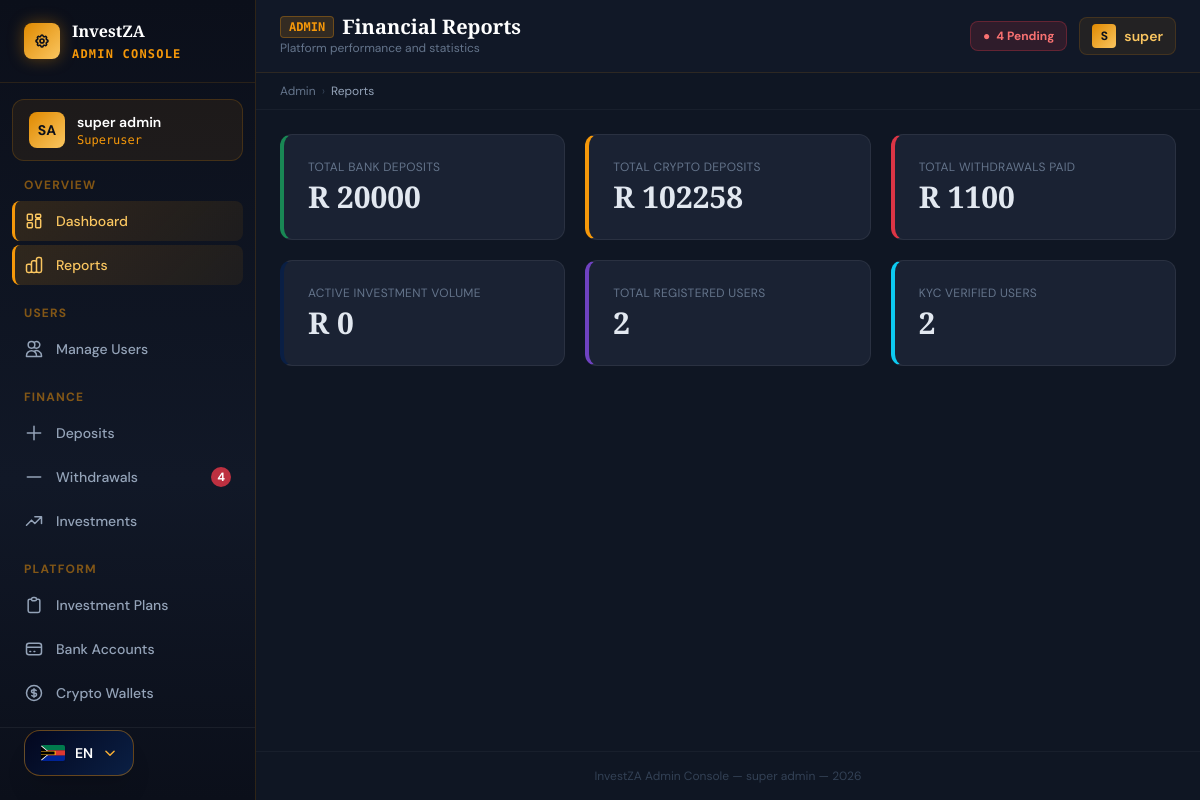
The page /admin-panel/reports/ (signed in) on the database its author committed.
### apps/accounts/models.py (models this page shows, shortened)
class PlatformSettings(models.Model):
    platform_name       = models.CharField(max_length=100, default='InvestZA')
    tagline             = models.CharField(max_length=200, default='Invest with Confidence', blank=True)
    support_email       = models.EmailField(default='support@investza.co.za')
    support_phone       = models.CharField(max_length=30, default='+27 (0) 10 000 0000')
    support_whatsapp    = models.CharField(max_length=30, blank=True, help_text='WhatsApp number (international format)')
    website_url         = models.URLField(blank=True, default='https://investza.co.za')
    fsp_number          = models.CharField(max_length=30, blank=True, help_text='FSP licence number')
    registered_address  = models.TextField(blank=True)
    currency_code       = models.CharField(max_length=5,  default='ZAR')
    currency_symbol     = models.CharField(max_length=5,  default='R')
    min_deposit         = models.DecimalField(max_digits=12, decimal_places=2, default=500.00)
    max_deposit         = models.DecimalField(max_digits=12, decimal_places=2, default=5000000.00)
    min_withdrawal      = models.DecimalField(max_digits=12, decimal_places=2, default=200.00)
    max_withdrawal      = models.DecimalField(max_digits=12, decimal_places=2, default=1000000.00)
    withdrawal_fee_pct  = models.DecimalField(max_digits=5, decimal_places=2, default=0.00,
                            help_text='Withdrawal fee as a percentage (e.g. 1.5 = 1.5%)')
    maintenance_mode    = models.BooleanField(default=False,
                            help_text='Put platform in maintenance mode — blocks all user logins')
    maintenance_message = models.TextField(blank=True,
                            default='We are performing scheduled maintenance. We will be back shortly.')
    twitter_url         = models.URLField(blank=True)
    linkedin_url        = models.URLField(blank=True)
    facebook_url        = models.URLField(blank=True)
    instagram_url       = models.URLField(blank=True)
    updated_at = models.DateTimeField(auto_now=True)
    updated_by = models.ForeignKey(
        'accounts.User', null=True, blank=True,
        on_delete=models.SET_NULL, related_name='+'
    )
    class Meta:
        verbose_name = 'Platform Settings'
        verbose_name_plural = 'Platform Settings'
    @classmethod
    def get(cls):
        obj, _ = cls.objects.get_or_create(pk=1)
        return obj

class User(AbstractUser):
    id = models.UUIDField(primary_key=True, default=uuid.uuid4, editable=False)
    email = models.EmailField(_('email address'), unique=True)
    phone_number = models.CharField(max_length=20, blank=True)
    date_of_birth = models.DateField(null=True, blank=True)
    id_number = models.CharField(max_length=20, blank=True, help_text="SA ID Number or Passport")
    profile_photo = models.ImageField(upload_to='profile_photos/', blank=True, null=True)
    is_verified = models.BooleanField(default=False, help_text="KYC verified user")
    is_active_investor = models.BooleanField(default=False)
    referral_code = models.CharField(max_length=8, unique=True, default=generate_referral_code)
    referred_by = models.ForeignKey(
        'self', null=True, blank=True,
        on_delete=models.SET_NULL,
        related_name='referrals'
    )
    created_at = models.DateTimeField(auto_now_add=True)
    last_seen = models.DateTimeField(null=True, blank=True)
    USERNAME_FIELD = 'email'
    REQUIRED_FIELDS = ['username', 'first_name', 'last_name']
    class Meta:
        verbose_name = 'User'
        verbose_name_plural = 'Users'
        ordering = ['-created_at']

### apps/administration/views.py (the view)
# urls.py: path('reports/', views.admin_reports, name='admin_reports'),
@login_required
@staff_required
def admin_reports(request):
    from apps.investments.models import Investment
    from apps.deposits.models import BankDeposit, CryptoDeposit
    from apps.withdrawals.models import Withdrawal
    stats = {
        'total_deposits_approved': BankDeposit.objects.filter(
            status='APPROVED').aggregate(total=Sum('amount'))['total'] or 0,
        'total_crypto_deposits': CryptoDeposit.objects.filter(
            status='APPROVED').aggregate(total=Sum('zar_amount'))['total'] or 0,
        'total_withdrawals_completed': Withdrawal.objects.filter(
            status='COMPLETED').aggregate(total=Sum('amount'))['total'] or 0,
        'total_invested': Investment.objects.filter(
            status='ACTIVE').aggregate(total=Sum('amount_invested'))['total'] or 0,
        'total_users':    User.objects.filter(is_staff=False).count(),
        'verified_users': User.objects.filter(is_verified=True, is_staff=False).count(),
    }
    return render(request, 'admin_panel/reports.html', {'stats': stats})

### templates/admin_panel/reports.html (shortened to what this page needs)
{% extends "base/admin_base.html" %}
{% block page_title %}Financial Reports{% endblock %}
{% block breadcrumb %}Reports{% endblock %}
{% block page_subtitle %}Platform performance and statistics{% endblock %}
{% block content %}
<div class="grid sm:grid-cols-2 lg:grid-cols-3 gap-5 fade-up fade-up-1">
  <div class="card p-6" style="border-left:4px solid #198754"><p class="text-xs mb-1 uppercase tracking-wide" style="color:#64748b;">Total Bank Deposits</p><p class="font-display font-bold text-3xl" style="color:#e2e8f0;">R {{ stats.total_deposits_approved|floatformat:0 }}</p></div>
  <div class="card p-6" style="border-left:4px solid #f5980a"><p class="text-xs mb-1 uppercase tracking-wide" style="color:#64748b;">Total Crypto Deposits</p><p class="font-display font-bold text-3xl" style="color:#e2e8f0;">R {{ stats.total_crypto_deposits|floatformat:0 }}</p></div>
  <div class="card p-6" style="border-left:4px solid #dc3545"><p class="text-xs mb-1 uppercase tracking-wide" style="color:#64748b;">Total Withdrawals Paid</p><p class="font-display font-bold text-3xl" style="color:#e2e8f0;">R {{ stats.total_withdrawals_completed|floatformat:0 }}</p></div>
  <div class="card p-6" style="border-left:4px solid #0a1f44"><p class="text-xs mb-1 uppercase tracking-wide" style="color:#64748b;">Active Investment Volume</p><p class="font-display font-bold text-3xl" style="color:#e2e8f0;">R {{ stats.total_invested|floatformat:0 }}</p></div>
  <div class="card p-6" style="border-left:4px solid #6f42c1"><p class="text-xs mb-1 uppercase tracking-wide" style="color:#64748b;">Total Registered Users</p><p class="font-display font-bold text-3xl" style="color:#e2e8f0;">{{ stats.total_users }}</p></div>
  <div class="card p-6" style="border-left:4px solid #0dcaf0"><p class="text-xs mb-1 uppercase tracking-wide" style="color:#64748b;">KYC Verified Users</p><p class="font-display font-bold text-3xl" style="color:#e2e8f0;">{{ stats.verified_users }}</p></div>
</div>
{% endblock %}

### templates/base/admin_base.html (shortened to what this page needs)
{% extends "base/base.html" %}
{% block body %}
<div class="flex min-h-screen" style="background:#0b0f1a;">
  <aside id="admin-sidebar"
         class="fixed inset-y-0 left-0 z-40 w-64 flex flex-col transition-transform duration-300 lg:translate-x-0 -translate-x-full"
         style="background: linear-gradient(180deg, #0b0f1a 0%, #111827 60%, #0b0f1a 100%); border-right: 1px solid rgba(245,152,10,0.15);">
    <div class="flex items-center gap-3 px-6 py-5" style="border-bottom:1px solid rgba(245,152,10,0.12);">
      <div class="w-9 h-9 rounded-lg flex items-center justify-center flex-shrink-0"
           style="background: linear-gradient(135deg, #e08900, #fac660); box-shadow:0 0 16px rgba(224,137,0,0.4);">
      </div>
      <div>
        <span class="font-display font-bold text-white text-base leading-none">{{ PLATFORM_NAME }}</span>
        <p class="text-xs mt-0.5 font-mono font-bold tracking-widest uppercase" style="color:#f5980a;">Admin Console</p>
      </div>
    </div>
    <div class="px-4 py-3 mx-3 mt-4 rounded-xl" style="background:rgba(245,152,10,0.07); border:1px solid rgba(245,152,10,0.18);">
      <div class="flex items-center gap-3">
        <div class="w-9 h-9 rounded-lg flex items-center justify-center font-bold text-sm flex-shrink-0"
             style="background:linear-gradient(135deg,#e08900,#fac660); color:#0b0f1a;">
          {{ request.user.first_name|first|upper }}{{ request.user.last_name|first|upper }}
        </div>
        <div class="overflow-hidden">
          <p class="text-white text-sm font-semibold truncate">{{ request.user.get_full_name }}</p>
          <p class="text-xs font-mono truncate" style="color:#f5980a;">
            {% if request.user.is_superuser %}Superuser{% else %}Staff Admin{% endif %}
          </p>
        </div>
      </div>
    </div>
    <nav class="flex-1 px-3 py-4 overflow-y-auto">
      <p class="px-3 mb-2 text-xs font-bold uppercase tracking-widest" style="color:rgba(245,152,10,0.5);">Overview</p>
      <a href="{% url 'admin_dashboard' %}" class="admin-nav-link flex items-center gap-3 px-3 py-2.5 rounded-lg mb-1 text-sm font-medium transition-all duration-150" style="color:#94a3b8;">
        Dashboard
      </a>
      <a href="{% url 'admin_reports' %}" class="admin-nav-link flex items-center gap-3 px-3 py-2.5 rounded-lg mb-1 text-sm font-medium transition-all duration-150" style="color:#94a3b8;">
        Reports
      </a>
      <p class="px-3 mb-2 mt-5 text-xs font-bold uppercase tracking-widest" style="color:rgba(245,152,10,0.5);">Users</p>
      <a href="{% url 'admin_users' %}" class="admin-nav-link flex items-center gap-3 px-3 py-2.5 rounded-lg mb-1 text-sm font-medium transition-all duration-150" style="color:#94a3b8;">
        <svg class="w-5 h-5 flex-shrink-0" fill="none" stroke="currentColor" viewBox="0 0 24 24">
          <path stroke-linecap="round" stroke-linejoin="round" stroke-width="1.8" d="M12 4.354a4 4 0 110 5.292M15 21H3v-1a6 6 0 0112 0v1zm0 0h6v-1a6 6 0 00-9-5.197M13 7a4 4 0 11-8 0 4 4 0 018 0z"/>
        </svg>
        Manage Users
      </a>
      <p class="px-3 mb-2 mt-5 text-xs font-bold uppercase tracking-widest" style="color:rgba(245,152,10,0.5);">Finance</p>
      <a href="{% url 'admin_deposits' %}" class="admin-nav-link flex items-center gap-3 px-3 py-2.5 rounded-lg mb-1 text-sm font-medium transition-all duration-150" style="color:#94a3b8;">
        <svg class="w-5 h-5 flex-shrink-0" fill="none" stroke="currentColor" viewBox="0 0 24 24">
          <path stroke-linecap="round" stroke-linejoin="round" stroke-width="1.8" d="M12 4v16m8-8H4"/>
        </svg>
        Deposits
      </a>
      <a href="{% url 'admin_withdrawals' %}" class="admin-nav-link flex items-center gap-3 px-3 py-2.5 rounded-lg mb-1 text-sm font-medium transition-all duration-150" style="color:#94a3b8;">
        <svg class="w-5 h-5 flex-shrink-0" fill="none" stroke="currentColor" viewBox="0 0 24 24">
          <path stroke-linecap="round" stroke-linejoin="round" stroke-width="1.8" d="M20 12H4"/>
        </svg>
        Withdrawals
        {% if pending_withdrawals_count %}
        <span class="ml-auto px-1.5 py-0.5 rounded-full text-xs font-bold" style="background:rgba(220,53,69,0.85);color:#fff;">{{ pending_withdrawals_count }}</span>
        {% endif %}
      </a>
      <a href="{% url 'admin_investments' %}" class="admin-nav-link flex items-center gap-3 px-3 py-2.5 rounded-lg mb-1 text-sm font-medium transition-all duration-150" style="color:#94a3b8;">
        <svg class="w-5 h-5 flex-shrink-0" fill="none" stroke="currentColor" viewBox="0 0 24 24">
          <path stroke-linecap="round" stroke-linejoin="round" stroke-width="1.8" d="M13 7h8m0 0v8m0-8l-8 8-4-4-6 6"/>
        </svg>
        Investments
      </a>
      <p class="px-3 mb-2 mt-5 text-xs font-bold uppercase tracking-widest" style="color:rgba(245,152,10,0.5);">Platform</p>
      <a href="{% url 'admin_investment_plans' %}" class="admin-nav-link flex items-center gap-3 px-3 py-2.5 rounded-lg mb-1 text-sm font-medium transition-all duration-150" style="color:#94a3b8;">
        <svg class="w-5 h-5 flex-shrink-0" fill="none" stroke="currentColor" viewBox="0 0 24 24">
          <path stroke-linecap="round" stroke-linejoin="round" stroke-width="1.8" d="M9 5H7a2 2 0 00-2 2v12a2 2 0 002 2h10a2 2 0 002-2V7a2 2 0 00-2-2h-2M9 5a2 2 0 002 2h2a2 2 0 002-2M9 5a2 2 0 012-2h2a2 2 0 012 2"/>
        </svg>
        Investment Plans
      </a>
      <a href="{% url 'admin_platform_accounts' %}" class="admin-nav-link flex items-center gap-3 px-3 py-2.5 rounded-lg mb-1 text-sm font-medium transition-all duration-150" style="color:#94a3b8;">
        <svg class="w-5 h-5 flex-shrink-0" fill="none" stroke="currentColor" viewBox="0 0 24 24">
          <path stroke-linecap="round" stroke-linejoin="round" stroke-width="1.8" d="M3 10h18M7 15h1m4 0h1m-7 4h12a3 3 0 003-3V8a3 3 0 00-3-3H6a3 3 0 00-3 3v8a3 3 0 003 3z"/>
        </svg>
        Bank Accounts
      </a>
      <a href="{% url 'admin_crypto_wallets' %}" class="admin-nav-link flex items-center gap-3 px-3 py-2.5 rounded-lg mb-1 text-sm font-medium transition-all duration-150" style="color:#94a3b8;">
        Crypto Wallets
      </a>
      <a href="{% url 'admin_withdrawal_codes' %}" class="admin-nav-link flex items-center gap-3 px-3 py-2.5 rounded-lg mb-1 text-sm font-medium transition-all duration-150" style="color:#94a3b8;">
      </a>
    </nav>
    <div class="p-4" style="border-top:1px solid rgba(255,255,255,0.06);">
      <a href="{% url 'logout' %}" class="flex items-center gap-3 px-3 py-2.5 rounded-lg text-sm transition-all duration-150 hover:bg-red-900 hover:bg-opacity-40" style="color:#64748b;">
        <svg class="w-5 h-5" fill="none" stroke="currentColor" viewBox="0 0 24 24">
          <path stroke-linecap="round" stroke-linejoin="round" stroke-width="1.8" d="M17 16l4-4m0 0l-4-4m4 4H7m6 4v1a3 3 0 01-3 3H6a3 3 0 01-3-3V7a3 3 0 013-3h4a3 3 0 013 3v1"/>
        </svg>
        Sign Out
      </a>
    </div>
  </aside>
  <div class="flex-1 flex flex-col lg:ml-64 min-w-0" style="background:#0f1623;">
    <header class="sticky top-0 z-20" style="background:#111827; border-bottom:1px solid rgba(245,152,10,0.12);">
      <div class="flex items-center justify-between px-6 py-4">
        <div class="flex items-center gap-4">
          <div>
            <div class="flex items-center gap-2">
              <span class="text-xs font-bold px-2 py-0.5 rounded font-mono" style="background:rgba(245,152,10,0.15);color:#f5980a;border:1px solid rgba(245,152,10,0.3);">ADMIN</span>
              <h1 class="font-display font-bold text-white text-xl leading-none">{% block page_title %}Dashboard{% endblock %}</h1>
            </div>
            <p class="text-xs mt-0.5" style="color:#64748b;">{% block page_subtitle %}{% endblock %}</p>
          </div>
        </div>
        <div class="flex items-center gap-3">
          {% if pending_deposits_count or pending_withdrawals_count %}
          <a href="{% url 'admin_deposits' %}?status=SUBMITTED"
             class="hidden sm:flex items-center gap-1.5 px-3 py-1.5 rounded-lg text-xs font-bold"
             style="background:rgba(220,53,69,0.15);color:#f87171;border:1px solid rgba(220,53,69,0.3);">
            <span class="animate-pulse">●</span>
            {{ pending_deposits_count|add:pending_withdrawals_count }} Pending
          </a>
          {% endif %}
          <div class="flex items-center gap-2 px-3 py-1.5 rounded-lg" style="background:rgba(245,152,10,0.08);border:1px solid rgba(245,152,10,0.15);">
            <div class="w-6 h-6 rounded flex items-center justify-center text-xs font-bold flex-shrink-0" style="background:linear-gradient(135deg,#e08900,#fac660);color:#0b0f1a;">
              {{ request.user.first_name|first|upper }}
            </div>
            <span class="text-sm font-semibold hidden sm:block" style="color:#fac660;">{{ request.user.first_name }}</span>
          </div>
        </div>
      </div>
    </header>
    <div class="px-6 py-2.5 text-xs flex items-center gap-1.5" style="background:#0f1623;border-bottom:1px solid rgba(255,255,255,0.04);color:#475569;">
      <a href="{% url 'admin_dashboard' %}" class="hover:text-gold-400 transition-colors" style="color:#64748b;">Admin</a>
      <span style="color:#334155;">›</span>
      <span style="color:#94a3b8;">{% block breadcrumb %}Dashboard{% endblock %}</span>
    </div>
    <main class="flex-1 p-6">
      {% block content %}{% endblock %}
    </main>
    <footer class="px-6 py-4 text-center text-xs" style="color:#334155;border-top:1px solid rgba(255,255,255,0.04);">
      {{ PLATFORM_NAME }} Admin Console — {{ request.user.get_full_name }} — {% now "Y" %}
    </footer>
  </div>
</div>
{% endblock %}

### rows shown on the page
PlatformSettings: platform_name "InvestZA"
User: user.first_name|first "S", user.last_name|first "A", user.get_full_name "super admin", user.first_name "super"

### other values the page prints
{{ pending_withdrawals_count }} "4"
{{ pending_deposits_count|add:pending_withdrawals_count }} "4"
{{ stats.total_deposits_approved|floatformat:0 }} "20000"
{{ stats.total_crypto_deposits|floatformat:0 }} "102258"
{{ stats.total_withdrawals_completed|floatformat:0 }} "1100"
{{ stats.total_invested|floatformat:0 }} "0"
{{ stats.total_users }} "2"
{{ stats.verified_users }} "2"
